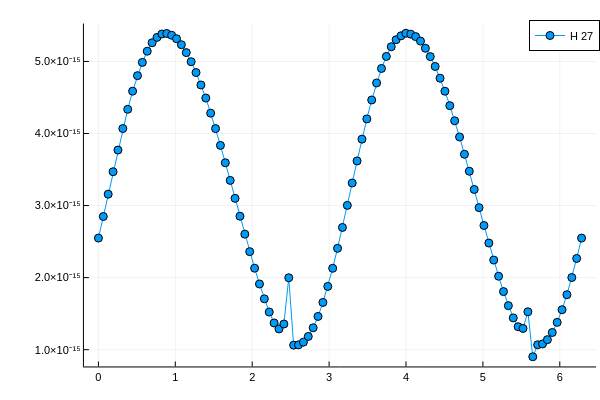

The notebook cell saved with this chart:
### Markdown cell above
## Plotting oscillation from calculated array

### Code cell
let 
    q = 27
    
    plt = plot()
    plot!(phi_values, [(el[q][2]) for el in all_intensities10[:,2]], marker=true, label = "H $q")
#     plot!(ylims=(1e-18,1e-15))
    display(plt)
end

### Figure 1 — Plotly figure (JSON) as saved in the notebook; plotly's stock layout.template omitted (floating-point values rounded to 4 significant figures)
{"data": [{"colorbar": {"len": 0.9525, "title": "", "x": 0.9934, "y": 0.5139}, "legendgroup": "H 27", "line": {"color": "rgba(0, 154, 250, 1.000)", "dash": "solid", "shape": "linear", "width": 1}, "marker": {"color": "rgba(0, 154, 250, 1.000)", "line": {"color": "rgba(0, 0, 0, 1.000)", "width": 1}, "size": 8, "symbol": "circle"}, "mode": "lines+markers", "name": "H 27", "showlegend": true, "type": "scatter", "x": [0, 0.06347, 0.1269, 0.1904, 0.2539, 0.3173, 0.3808, 0.4443, 0.5077, 0.5712, 0.6347, 0.6981, 0.7616, 0.8251, 0.8885, 0.952, 1.015, 1.079, 1.142, 1.206, 1.269, 1.333, 1.396, 1.46, 1.523, 1.587, 1.65, 1.714, 1.777, 1.841, 1.904, 1.967, 2.031, 2.094, 2.158, 2.221, 2.285, 2.348, 2.412, 2.475, 2.539, 2.602, 2.666, 2.729, 2.793, 2.856, 2.919, 2.983, 3.046, 3.11, 3.173, 3.237, 3.3, 3.364, 3.427, 3.491, 3.554, 3.618, 3.681, 3.745, 3.808, 3.871, 3.935, 3.998, 4.062, 4.125, 4.189, 4.252, 4.316, 4.379, 4.443, 4.506, 4.57, 4.633, 4.697, 4.76, 4.823, 4.887, 4.95, 5.014, 5.077, 5.141, 5.204, 5.268, 5.331, 5.395, 5.458, 5.522, 5.585, 5.649, 5.712, 5.775, 5.839, 5.902, 5.966, 6.029, 6.093, 6.156, 6.22, 6.283], "xaxis": "x", "y": [2.549e-15, 2.848e-15, 3.158e-15, 3.47e-15, 3.771e-15, 4.069e-15, 4.335e-15, 4.587e-15, 4.803e-15, 4.987e-15, 5.142e-15, 5.259e-15, 5.334e-15, 5.381e-15, 5.388e-15, 5.363e-15, 5.315e-15, 5.232e-15, 5.122e-15, 4.996e-15, 4.846e-15, 4.673e-15, 4.492e-15, 4.282e-15, 4.068e-15, 3.835e-15, 3.594e-15, 3.349e-15, 3.1e-15, 2.852e-15, 2.603e-15, 2.36e-15, 2.131e-15, 1.912e-15, 1.706e-15, 1.523e-15, 1.371e-15, 1.288e-15, 1.356e-15, 1.998e-15, 1.063e-15, 1.067e-15, 1.105e-15, 1.184e-15, 1.304e-15, 1.462e-15, 1.656e-15, 1.878e-15, 2.13e-15, 2.407e-15, 2.696e-15, 3.002e-15, 3.313e-15, 3.619e-15, 3.922e-15, 4.202e-15, 4.465e-15, 4.702e-15, 4.903e-15, 5.07e-15, 5.204e-15, 5.302e-15, 5.356e-15, 5.391e-15, 5.379e-15, 5.344e-15, 5.282e-15, 5.183e-15, 5.067e-15, 4.93e-15, 4.767e-15, 4.586e-15, 4.387e-15, 4.176e-15, 3.952e-15, 3.712e-15, 3.477e-15, 3.223e-15, 2.971e-15, 2.724e-15, 2.48e-15, 2.244e-15, 2.019e-15, 1.806e-15, 1.611e-15, 1.441e-15, 1.319e-15, 1.295e-15, 1.526e-15, 9.021e-16, 1.068e-15, 1.08e-15, 1.139e-15, 1.239e-15, 1.379e-15, 1.555e-15, 1.763e-15, 2.002e-15, 2.266e-15, 2.549e-15], "yaxis": "y"}], "layout": {"annotations": [], "height": 400, "legend": {"bgcolor": "rgba(255, 255, 255, 1.000)", "bordercolor": "rgba(0, 0, 0, 1.000)", "borderwidth": 1, "font": {"color": "rgba(0, 0, 0, 1.000)", "family": "sans-serif", "size": 11}, "title": {"font": {"color": "rgba(0, 0, 0, 1.000)", "family": "sans-serif", "size": 15}, "text": ""}, "tracegroupgap": 0, "traceorder": "normal", "x": 1, "xanchor": "auto", "y": 1, "yanchor": "auto"}, "margin": {"b": 20, "l": 0, "r": 0, "t": 20}, "paper_bgcolor": "rgba(255, 255, 255, 1.000)", "plot_bgcolor": "rgba(255, 255, 255, 1.000)", "showlegend": true, "width": 600, "xaxis": {"anchor": "y", "domain": [0.1399, 0.9934], "gridcolor": "rgba(0, 0, 0, 0.100)", "gridwidth": 0.5, "linecolor": "rgba(0, 0, 0, 1.000)", "mirror": false, "range": [-0.1885, 6.472], "showgrid": true, "showline": true, "showticklabels": true, "tickangle": 0, "tickcolor": "rgb(0, 0, 0)", "tickfont": {"color": "rgba(0, 0, 0, 1.000)", "family": "sans-serif", "size": 11}, "tickmode": "array", "ticks": "inside", "ticktext": ["0", "1", "2", "3", "4", "5", "6"], "tickvals": [0, 1, 2, 3, 4, 5, 6], "title": "", "titlefont": {"color": "rgba(0, 0, 0, 1.000)", "family": "sans-serif", "size": 15}, "type": "-", "visible": true, "zeroline": false, "zerolinecolor": "rgba(0, 0, 0, 1.000)"}, "yaxis": {"anchor": "x", "domain": [0.03762, 0.9902], "gridcolor": "rgba(0, 0, 0, 0.100)", "gridwidth": 0.5, "linecolor": "rgba(0, 0, 0, 1.000)", "mirror": false, "range": [7.674e-16, 5.526e-15], "showgrid": true, "showline": true, "showticklabels": true, "tickangle": 0, "tickcolor": "rgb(0, 0, 0)", "tickfont": {"color": "rgba(0, 0, 0, 1.000)", "family": "sans-serif", "size": 11}, "tickmode": "array", "ticks": "inside", "ticktext": ["1.0×10⁻¹⁵", "2.0×10⁻¹⁵", "3.0×10⁻¹⁵", "4.0×10⁻¹⁵", "5.0×10⁻¹⁵"], "tickvals": [1e-15, 2e-15, 3e-15, 4e-15, 5e-15], "title": "", "titlefont": {"color": "rgba(0, 0, 0, 1.000)", "family": "sans-serif", "size": 15}, "type": "-", "visible": true, "zeroline": false, "zerolinecolor": "rgba(0, 0, 0, 1.000)"}}}
